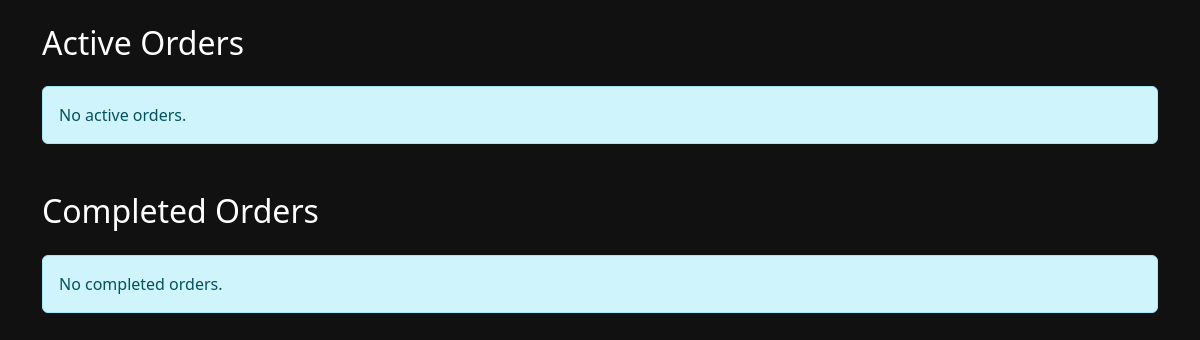
Before: /menu/staff/orders/ (signed in) with the older database file.
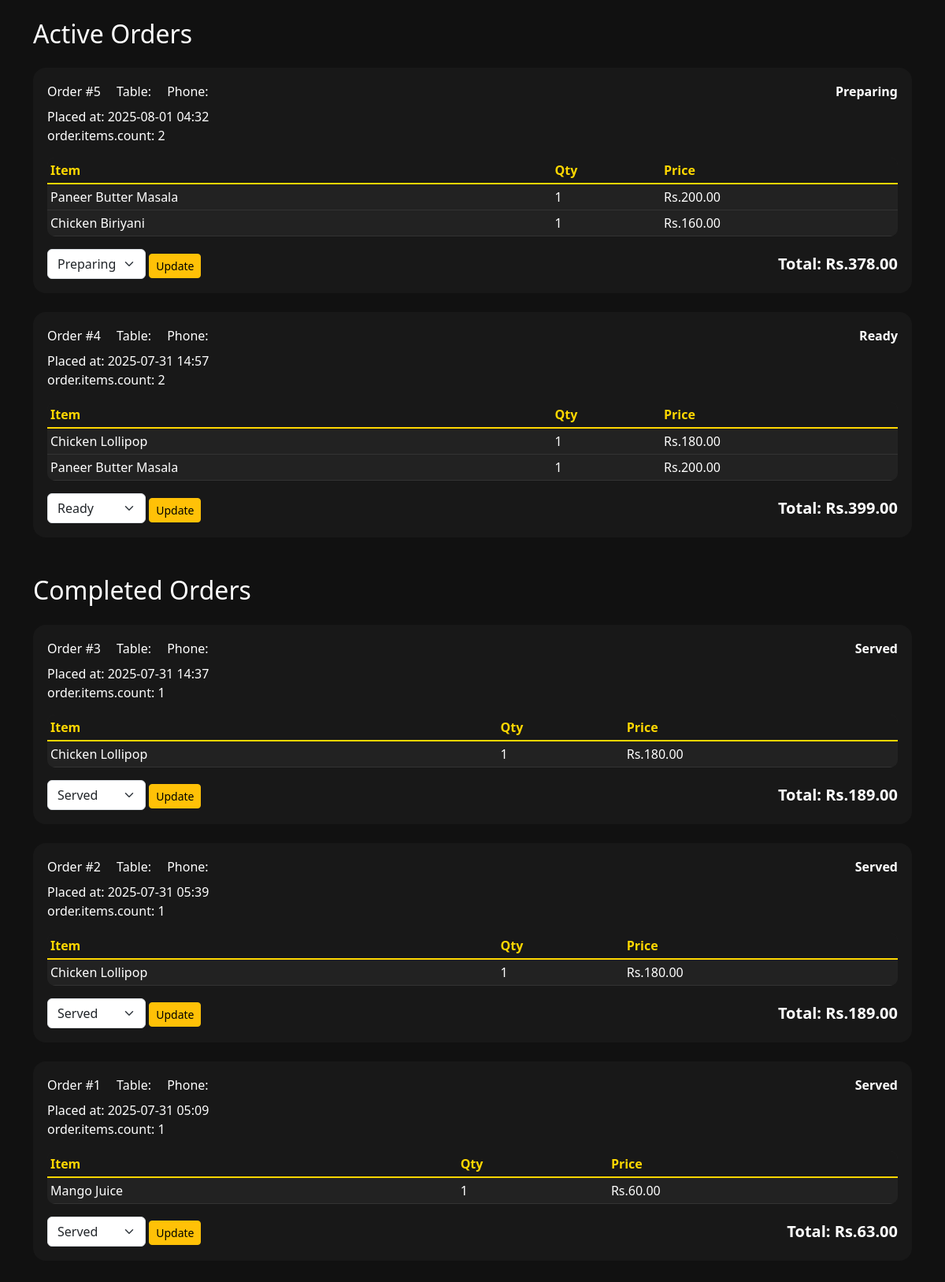
After: the same page with the newer database file.
### menu/models.py (models this page shows, shortened)
class Order(models.Model):
    hotel = models.ForeignKey(Hotel, on_delete=models.CASCADE)
    guest_count = models.PositiveIntegerField(default=1)
    payment_method = models.CharField(max_length=10, choices=[('COD', 'Cash'), ('ONLINE', 'Online')])
    status = models.CharField(max_length=20, default='New')
    subtotal = models.DecimalField(max_digits=10, decimal_places=2,default=0.00)
    gst = models.DecimalField(max_digits=10, decimal_places=2,default=0.00)
    total_amount = models.DecimalField(max_digits=10, decimal_places=2,default=0.00)
    created_at = models.DateTimeField(auto_now_add=True)
    status = models.CharField(max_length=20, choices=STATUS_CHOICES, default='New')

class OrderItem(models.Model):
    order = models.ForeignKey(Order, on_delete=models.CASCADE, related_name='items')
    menu_item = models.ForeignKey(MenuItem, on_delete=models.CASCADE)
    quantity = models.PositiveIntegerField()
    price = models.DecimalField(max_digits=8, decimal_places=2)

class MenuItem(models.Model):
    category = models.ForeignKey(Category, on_delete=models.CASCADE)
    name = models.CharField(max_length=100)
    description = models.TextField(blank=True)
    price = models.DecimalField(max_digits=6, decimal_places=2)
    image = models.ImageField(upload_to='menu_images/', blank=True)
    available = models.BooleanField(default=True)

### menu/views.py (the view)
# urls.py: path('staff/orders/', views.staff_orders, name='staff_orders'),
@staff_member_required
def staff_orders(request):
    active_statuses = ['New', 'Preparing', 'Ready']
    completed_statuses = ['Served']
    orders_active = Order.objects.filter(status__in=active_statuses).order_by('-created_at')
    orders_completed = Order.objects.filter(status__in=completed_statuses).order_by('-created_at')
    status_choices = ['New', 'Preparing', 'Ready', 'Served']
    return render(request, 'menu/staff_orders.html', {
        'orders_active': orders_active,
        'orders_completed': orders_completed,
        'status_choices': status_choices,
    })

### menu/templates/menu/staff_orders.html (shortened to what this page needs)
{% load static %}
<!DOCTYPE html>
<html>
<head>
    <link href="https://cdn.jsdelivr.net/npm/bootstrap@5.3.0/dist/css/bootstrap.min.css" rel="stylesheet">
</head>
<body>
<div class="container py-4">
    <h2 class="mb-4">Active Orders</h2>
    {% for order in orders_active %}
        <div class="order-card">
            <div class="d-flex justify-content-between align-items-center mb-2">
                <div>
                    <span class="me-3">Order #{{ order.id }}</span>
                    <span>Table: {{ order.table_number }}</span>
                    <span class="ms-3">Phone: {{ order.phone }}</span>
                </div>
                <span class="order-status">{{ order.status }}</span>
            </div>
            <div>Placed at: {{ order.created_at|date:"Y-m-d H:i" }}</div>
            <p>order.items.count: {{ order.items.count }}</p>
            <table class="table table-sm order-items-table mt-3">
                <thead>
                    <tr>
                        <th>Item</th>
                        <th>Qty</th>
                        <th>Price</th>
                    </tr>
                </thead>
                <tbody>
                    {% for item in order.items.all %}
                        <tr>
                            <td>{{ item.menu_item.name }}</td>
                            <td>{{ item.quantity }}</td>
                            <td>Rs.{{ item.price }}</td>
                        </tr>
                    {% empty %}
                        <tr>
                            <td colspan="3" class="text-center text-muted">No items</td>
                        </tr>
                    {% endfor %}
                </tbody>
            </table>
            <div class="d-flex justify-content-between align-items-center">
                <div>
                    <form method="post" action="{% url 'update_order_status' order.id %}" class="d-inline">
                        <select name="status" class="form-select d-inline w-auto" style="display:inline-block;">
                            {% for s in status_choices %}
                                <option value="{{ s }}" {% if order.status == s %}selected{% endif %}>{{ s }}</option>
                            {% endfor %}
                        </select>
                        <button type="submit" class="btn btn-sm btn-warning status-btn">Update</button>
                    </form>
                </div>
                <div class="fw-bold fs-5">Total: Rs.{{ order.total_amount }}</div>
            </div>
        </div>
    {% empty %}
        <div class="alert alert-info">No active orders.</div>
    {% endfor %}
    <h2 class="mb-4 mt-5">Completed Orders</h2>
    {% for order in orders_completed %}
        <div class="order-card">
            <div class="d-flex justify-content-between align-items-center mb-2">
                <div>
                    <span class="me-3">Order #{{ order.id }}</span>
                    <span>Table: {{ order.table_number }}</span>
                    <span class="ms-3">Phone: {{ order.phone }}</span>
                </div>
                <span class="order-status">{{ order.status }}</span>
            </div>
            <div>Placed at: {{ order.created_at|date:"Y-m-d H:i" }}</div>
            <p>order.items.count: {{ order.items.count }}</p>
            <table class="table table-sm order-items-table mt-3">
                <thead>
                    <tr>
                        <th>Item</th>
                        <th>Qty</th>
                        <th>Price</th>
                    </tr>
                </thead>
                <tbody>
                    {% for item in order.items.all %}
                        <tr>
                            <td>{{ item.menu_item.name }}</td>
                            <td>{{ item.quantity }}</td>
                            <td>Rs.{{ item.price }}</td>
                        </tr>
                    {% empty %}
                        <tr>
                            <td colspan="3" class="text-center text-muted">No items</td>
                        </tr>
                    {% endfor %}
                </tbody>
            </table>
            <div class="d-flex justify-content-between align-items-center">
                <div>
                    <form method="post" action="{% url 'update_order_status' order.id %}" class="d-inline">
                        <select name="status" class="form-select d-inline w-auto" style="display:inline-block;">
                            {% for s in status_choices %}
                                <option value="{{ s }}" {% if order.status == s %}selected{% endif %}>{{ s }}</option>
                            {% endfor %}
                        </select>
                        <button type="submit" class="btn btn-sm btn-warning status-btn">Update</button>
                    </form>
                </div>
                <div class="fw-bold fs-5">Total: Rs.{{ order.total_amount }}</div>
            </div>
        </div>
    {% empty %}
        <div class="alert alert-info">No completed orders.</div>
    {% endfor %}
</div>
</body>
</html>

### menu/templates/menu/staff_orders.html (style rules this page uses)
body { background: #111; color: #fff; }
.order-card { background: #181818; border-radius: 16px; margin-bottom: 24px; padding: 18px; }
.order-status { font-weight: bold; }
.order-items-table { background: #222; border-radius: 10px; overflow: hidden; }
.order-items-table th, .order-items-table td { color: #fff !important; background: #222 !important; border-color: #333 !important; }
.order-items-table tr { border-bottom: 1px solid #333 !important; }
.order-items-table thead th { background: #181818 !important; color: #ffd700 !important; border-bottom: 2px solid #ffd700 !important; }
.status-btn { margin-right: 8px; }

Changed rows visible on the page:
added Order: id "5", status "Preparing", created_at "2025-08-01 04:32", items.count "2", total_amount "378.00", shown under "Active Orders"
added OrderItem: menu_item.name "Paneer Butter Masala", quantity "1", price "200.00", shown under "5"
added OrderItem: menu_item.name "Chicken Biriyani", quantity "1", price "160.00", shown under "5"
added Order: id "4", status "Ready", created_at "2025-07-31 14:57", items.count "2", total_amount "399.00", shown under "Active Orders"
added OrderItem: menu_item.name "Chicken Lollipop", quantity "1", price "180.00", shown under "4"
added OrderItem: menu_item.name "Paneer Butter Masala", quantity "1", price "200.00", shown under "4"
added Order: id "3", status "Served", created_at "2025-07-31 14:37", items.count "1", total_amount "189.00", shown under "Completed Orders"
added OrderItem: menu_item.name "Chicken Lollipop", quantity "1", price "180.00", shown under "3"
added Order: id "2", status "Served", created_at "2025-07-31 05:39", items.count "1", total_amount "189.00", shown under "Completed Orders"
added OrderItem: menu_item.name "Chicken Lollipop", quantity "1", price "180.00", shown under "2"
added Order: id "1", status "Served", created_at "2025-07-31 05:09", items.count "1", total_amount "63.00", shown under "Completed Orders"
added OrderItem: menu_item.name "Mango Juice", quantity "1", price "60.00"
Other visible differences:
text no longer shown: "No active orders. No completed orders."
